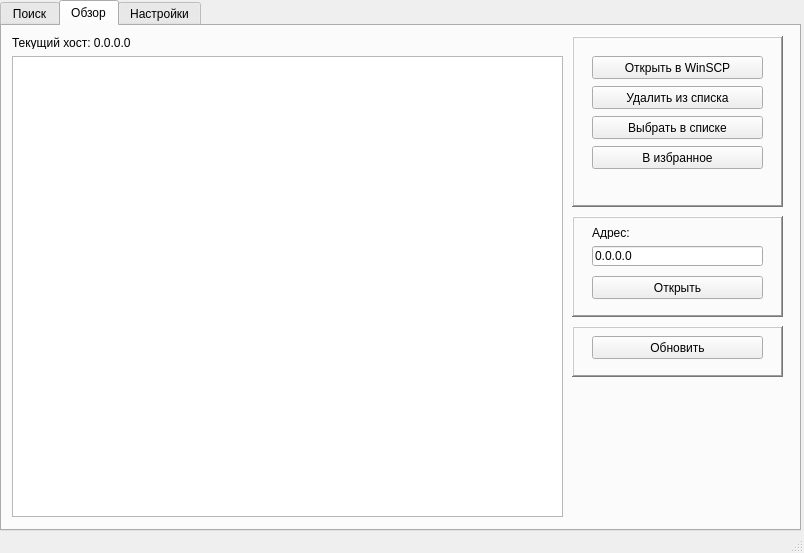
<?xml version="1.0" encoding="UTF-8"?>
<ui version="4.0">
 <class>MainWindow</class>
 <widget class="QMainWindow" name="MainWindow">
  <property name="geometry">
   <rect>
    <x>0</x>
    <y>0</y>
    <width>804</width>
    <height>553</height>
   </rect>
  </property>
  <property name="windowTitle">
   <string>MainWindow</string>
  </property>
  <property name="toolButtonStyle">
   <enum>Qt::ToolButtonIconOnly</enum>
  </property>
  <property name="dockNestingEnabled">
   <bool>true</bool>
  </property>
  <property name="unifiedTitleAndToolBarOnMac">
   <bool>false</bool>
  </property>
  <widget class="QWidget" name="centralwidget">
   <widget class="QTabWidget" name="tabWidget">
    <property name="geometry">
     <rect>
      <x>0</x>
      <y>0</y>
      <width>801</width>
      <height>531</height>
     </rect>
    </property>
    <property name="tabPosition">
     <enum>QTabWidget::North</enum>
    </property>
    <property name="currentIndex">
     <number>1</number>
    </property>
    <property name="movable">
     <bool>false</bool>
    </property>
    <widget class="QWidget" name="searchTab">
     <attribute name="title">
      <string>Поиск</string>
     </attribute>
     <widget class="QFrame" name="frame">
      <property name="geometry">
       <rect>
        <x>570</x>
        <y>10</y>
        <width>211</width>
        <height>161</height>
       </rect>
      </property>
      <property name="frameShape">
       <enum>QFrame::WinPanel</enum>
      </property>
      <property name="frameShadow">
       <enum>QFrame::Raised</enum>
      </property>
      <widget class="QLineEdit" name="cityLine">
       <property name="geometry">
        <rect>
         <x>20</x>
         <y>30</y>
         <width>171</width>
         <height>20</height>
        </rect>
       </property>
       <property name="text">
        <string>Nizhnevartovsk</string>
       </property>
       <property name="placeholderText">
        <string>London</string>
       </property>
      </widget>
      <widget class="QLabel" name="label">
       <property name="geometry">
        <rect>
         <x>20</x>
         <y>10</y>
         <width>171</width>
         <height>16</height>
        </rect>
       </property>
       <property name="text">
        <string>Город на английском</string>
       </property>
      </widget>
      <widget class="QLabel" name="label_2">
       <property name="geometry">
        <rect>
         <x>20</x>
         <y>60</y>
         <width>171</width>
         <height>16</height>
        </rect>
       </property>
       <property name="text">
        <string>Сколько страниц результатов</string>
       </property>
      </widget>
      <widget class="QLineEdit" name="pagesLine">
       <property name="geometry">
        <rect>
         <x>110</x>
         <y>80</y>
         <width>81</width>
         <height>20</height>
        </rect>
       </property>
       <property name="inputMask">
        <string/>
       </property>
       <property name="text">
        <string/>
       </property>
       <property name="placeholderText">
        <string>1</string>
       </property>
      </widget>
      <widget class="QPushButton" name="scanButton">
       <property name="geometry">
        <rect>
         <x>20</x>
         <y>120</y>
         <width>171</width>
         <height>23</height>
        </rect>
       </property>
       <property name="text">
        <string>Поиск</string>
       </property>
      </widget>
      <widget class="QLineEdit" name="pagesLineStart">
       <property name="geometry">
        <rect>
         <x>20</x>
         <y>80</y>
         <width>81</width>
         <height>20</height>
        </rect>
       </property>
       <property name="inputMask">
        <string/>
       </property>
       <property name="text">
        <string/>
       </property>
       <property name="placeholderText">
        <string>1</string>
       </property>
      </widget>
     </widget>
     <widget class="QFrame" name="frame_2">
      <property name="geometry">
       <rect>
        <x>570</x>
        <y>180</y>
        <width>211</width>
        <height>151</height>
       </rect>
      </property>
      <property name="frameShape">
       <enum>QFrame::WinPanel</enum>
      </property>
      <property name="frameShadow">
       <enum>QFrame::Raised</enum>
      </property>
      <widget class="QPushButton" name="validButton">
       <property name="geometry">
        <rect>
         <x>20</x>
         <y>20</y>
         <width>81</width>
         <height>23</height>
        </rect>
       </property>
       <property name="text">
        <string>Валидация</string>
       </property>
      </widget>
      <widget class="QPushButton" name="manualButton">
       <property name="enabled">
        <bool>false</bool>
       </property>
       <property name="geometry">
        <rect>
         <x>20</x>
         <y>50</y>
         <width>171</width>
         <height>23</height>
        </rect>
       </property>
       <property name="text">
        <string>Добавить вручную</string>
       </property>
      </widget>
      <widget class="QPushButton" name="savehostsButton">
       <property name="geometry">
        <rect>
         <x>20</x>
         <y>80</y>
         <width>171</width>
         <height>23</height>
        </rect>
       </property>
       <property name="text">
        <string>Сохранить список хостов</string>
       </property>
      </widget>
      <widget class="QPushButton" name="loadhostsButton">
       <property name="geometry">
        <rect>
         <x>20</x>
         <y>110</y>
         <width>171</width>
         <height>23</height>
        </rect>
       </property>
       <property name="text">
        <string>Подгрузить список хостов</string>
       </property>
      </widget>
      <widget class="QPushButton" name="clonesButton">
       <property name="geometry">
        <rect>
         <x>110</x>
         <y>20</y>
         <width>81</width>
         <height>23</height>
        </rect>
       </property>
       <property name="text">
        <string>Дубликаты</string>
       </property>
      </widget>
     </widget>
     <widget class="QFrame" name="frame_3">
      <property name="geometry">
       <rect>
        <x>570</x>
        <y>340</y>
        <width>211</width>
        <height>151</height>
       </rect>
      </property>
      <property name="frameShape">
       <enum>QFrame::WinPanel</enum>
      </property>
      <property name="frameShadow">
       <enum>QFrame::Raised</enum>
      </property>
      <widget class="QPushButton" name="removeButton">
       <property name="enabled">
        <bool>true</bool>
       </property>
       <property name="geometry">
        <rect>
         <x>20</x>
         <y>20</y>
         <width>171</width>
         <height>23</height>
        </rect>
       </property>
       <property name="text">
        <string>Удалить выбранные</string>
       </property>
      </widget>
      <widget class="QPushButton" name="checkButton">
       <property name="enabled">
        <bool>true</bool>
       </property>
       <property name="geometry">
        <rect>
         <x>20</x>
         <y>50</y>
         <width>171</width>
         <height>23</height>
        </rect>
       </property>
       <property name="text">
        <string>Проверить выделенные</string>
       </property>
      </widget>
      <widget class="QPushButton" name="openButton">
       <property name="geometry">
        <rect>
         <x>20</x>
         <y>80</y>
         <width>171</width>
         <height>23</height>
        </rect>
       </property>
       <property name="text">
        <string>Открыть выделенный</string>
       </property>
      </widget>
      <widget class="QPushButton" name="clearnButton">
       <property name="geometry">
        <rect>
         <x>20</x>
         <y>110</y>
         <width>171</width>
         <height>23</height>
        </rect>
       </property>
       <property name="text">
        <string>Очистить список</string>
       </property>
      </widget>
      <widget class="QPushButton" name="testButton">
       <property name="enabled">
        <bool>false</bool>
       </property>
       <property name="geometry">
        <rect>
         <x>0</x>
         <y>0</y>
         <width>41</width>
         <height>23</height>
        </rect>
       </property>
       <property name="text">
        <string>test</string>
       </property>
      </widget>
     </widget>
     <widget class="QTableWidget" name="qtHostList">
      <property name="geometry">
       <rect>
        <x>10</x>
        <y>30</y>
        <width>551</width>
        <height>461</height>
       </rect>
      </property>
      <property name="contextMenuPolicy">
       <enum>Qt::CustomContextMenu</enum>
      </property>
      <property name="editTriggers">
       <set>QAbstractItemView::NoEditTriggers</set>
      </property>
      <property name="rowCount">
       <number>1</number>
      </property>
      <property name="columnCount">
       <number>3</number>
      </property>
      <attribute name="horizontalHeaderVisible">
       <bool>false</bool>
      </attribute>
      <attribute name="horizontalHeaderDefaultSectionSize">
       <number>120</number>
      </attribute>
      <attribute name="horizontalHeaderMinimumSectionSize">
       <number>30</number>
      </attribute>
      <attribute name="horizontalHeaderStretchLastSection">
       <bool>true</bool>
      </attribute>
      <attribute name="verticalHeaderVisible">
       <bool>false</bool>
      </attribute>
      <attribute name="verticalHeaderDefaultSectionSize">
       <number>20</number>
      </attribute>
      <attribute name="verticalHeaderMinimumSectionSize">
       <number>20</number>
      </attribute>
      <row/>
      <column>
       <property name="text">
        <string>IP-адреса</string>
       </property>
      </column>
      <column>
       <property name="text">
        <string>Локация</string>
       </property>
      </column>
      <column>
       <property name="text">
        <string>Провайдер</string>
       </property>
      </column>
     </widget>
     <widget class="QLabel" name="hostcountLabel">
      <property name="geometry">
       <rect>
        <x>10</x>
        <y>10</y>
        <width>210</width>
        <height>13</height>
       </rect>
      </property>
      <property name="text">
       <string>Количество хостов: 0</string>
      </property>
     </widget>
    </widget>
    <widget class="QWidget" name="exploreTab">
     <attribute name="title">
      <string>Обзор</string>
     </attribute>
     <widget class="QFrame" name="frame_4">
      <property name="geometry">
       <rect>
        <x>570</x>
        <y>10</y>
        <width>211</width>
        <height>171</height>
       </rect>
      </property>
      <property name="frameShape">
       <enum>QFrame::WinPanel</enum>
      </property>
      <property name="frameShadow">
       <enum>QFrame::Raised</enum>
      </property>
      <widget class="QPushButton" name="winscpButton">
       <property name="geometry">
        <rect>
         <x>20</x>
         <y>20</y>
         <width>171</width>
         <height>23</height>
        </rect>
       </property>
       <property name="text">
        <string>Открыть в WinSCP</string>
       </property>
      </widget>
      <widget class="QPushButton" name="removesButton">
       <property name="geometry">
        <rect>
         <x>20</x>
         <y>50</y>
         <width>171</width>
         <height>23</height>
        </rect>
       </property>
       <property name="text">
        <string>Удалить из списка</string>
       </property>
      </widget>
      <widget class="QPushButton" name="favButton">
       <property name="geometry">
        <rect>
         <x>20</x>
         <y>110</y>
         <width>171</width>
         <height>23</height>
        </rect>
       </property>
       <property name="text">
        <string>В избранное</string>
       </property>
      </widget>
      <widget class="QPushButton" name="selectInListButton">
       <property name="geometry">
        <rect>
         <x>20</x>
         <y>80</y>
         <width>171</width>
         <height>23</height>
        </rect>
       </property>
       <property name="text">
        <string>Выбрать в списке</string>
       </property>
      </widget>
     </widget>
     <widget class="QListWidget" name="qtFileList">
      <property name="geometry">
       <rect>
        <x>10</x>
        <y>30</y>
        <width>551</width>
        <height>461</height>
       </rect>
      </property>
     </widget>
     <widget class="QLabel" name="curhostLabel">
      <property name="geometry">
       <rect>
        <x>10</x>
        <y>10</y>
        <width>550</width>
        <height>13</height>
       </rect>
      </property>
      <property name="text">
       <string>Текущий хост: 0.0.0.0</string>
      </property>
     </widget>
     <widget class="QFrame" name="frame_5">
      <property name="geometry">
       <rect>
        <x>570</x>
        <y>190</y>
        <width>211</width>
        <height>101</height>
       </rect>
      </property>
      <property name="frameShape">
       <enum>QFrame::WinPanel</enum>
      </property>
      <property name="frameShadow">
       <enum>QFrame::Raised</enum>
      </property>
      <widget class="QLineEdit" name="ipinputLine">
       <property name="geometry">
        <rect>
         <x>20</x>
         <y>30</y>
         <width>171</width>
         <height>20</height>
        </rect>
       </property>
       <property name="text">
        <string>0.0.0.0</string>
       </property>
      </widget>
      <widget class="QLabel" name="label_3">
       <property name="geometry">
        <rect>
         <x>20</x>
         <y>10</y>
         <width>50</width>
         <height>13</height>
        </rect>
       </property>
       <property name="text">
        <string>Адрес:</string>
       </property>
      </widget>
      <widget class="QPushButton" name="ipinputButton">
       <property name="geometry">
        <rect>
         <x>20</x>
         <y>60</y>
         <width>171</width>
         <height>23</height>
        </rect>
       </property>
       <property name="text">
        <string>Открыть</string>
       </property>
      </widget>
     </widget>
     <widget class="QFrame" name="frame_6">
      <property name="geometry">
       <rect>
        <x>570</x>
        <y>300</y>
        <width>211</width>
        <height>51</height>
       </rect>
      </property>
      <property name="frameShape">
       <enum>QFrame::WinPanel</enum>
      </property>
      <property name="frameShadow">
       <enum>QFrame::Raised</enum>
      </property>
      <widget class="QPushButton" name="refreshButton">
       <property name="geometry">
        <rect>
         <x>20</x>
         <y>10</y>
         <width>171</width>
         <height>23</height>
        </rect>
       </property>
       <property name="text">
        <string>Обновить</string>
       </property>
      </widget>
     </widget>
    </widget>
    <widget class="QWidget" name="settingsTab">
     <attribute name="title">
      <string>Настройки</string>
     </attribute>
     <layout class="QVBoxLayout" name="verticalLayout">
      <item>
       <widget class="QTableWidget" name="cfgList">
        <property name="frameShape">
         <enum>QFrame::WinPanel</enum>
        </property>
        <property name="wordWrap">
         <bool>false</bool>
        </property>
        <property name="rowCount">
         <number>2</number>
        </property>
        <property name="columnCount">
         <number>2</number>
        </property>
        <attribute name="horizontalHeaderVisible">
         <bool>false</bool>
        </attribute>
        <attribute name="horizontalHeaderDefaultSectionSize">
         <number>145</number>
        </attribute>
        <attribute name="horizontalHeaderStretchLastSection">
         <bool>true</bool>
        </attribute>
        <attribute name="verticalHeaderVisible">
         <bool>false</bool>
        </attribute>
        <attribute name="verticalHeaderMinimumSectionSize">
         <number>29</number>
        </attribute>
        <row/>
        <row/>
        <column>
         <property name="text">
          <string>Параметр</string>
         </property>
        </column>
        <column>
         <property name="text">
          <string>Значение</string>
         </property>
        </column>
       </widget>
      </item>
      <item>
       <widget class="QPushButton" name="cfg_apply">
        <property name="text">
         <string>Применить</string>
        </property>
       </widget>
      </item>
      <item>
       <widget class="QPushButton" name="cfg_cancel">
        <property name="text">
         <string>Отмена</string>
        </property>
       </widget>
      </item>
     </layout>
    </widget>
   </widget>
  </widget>
  <widget class="QStatusBar" name="statusBar">
   <property name="mouseTracking">
    <bool>false</bool>
   </property>
   <property name="toolTip">
    <string>пошел нахуй</string>
   </property>
   <property name="autoFillBackground">
    <bool>false</bool>
   </property>
  </widget>
 </widget>
 <resources/>
 <connections/>
</ui>
